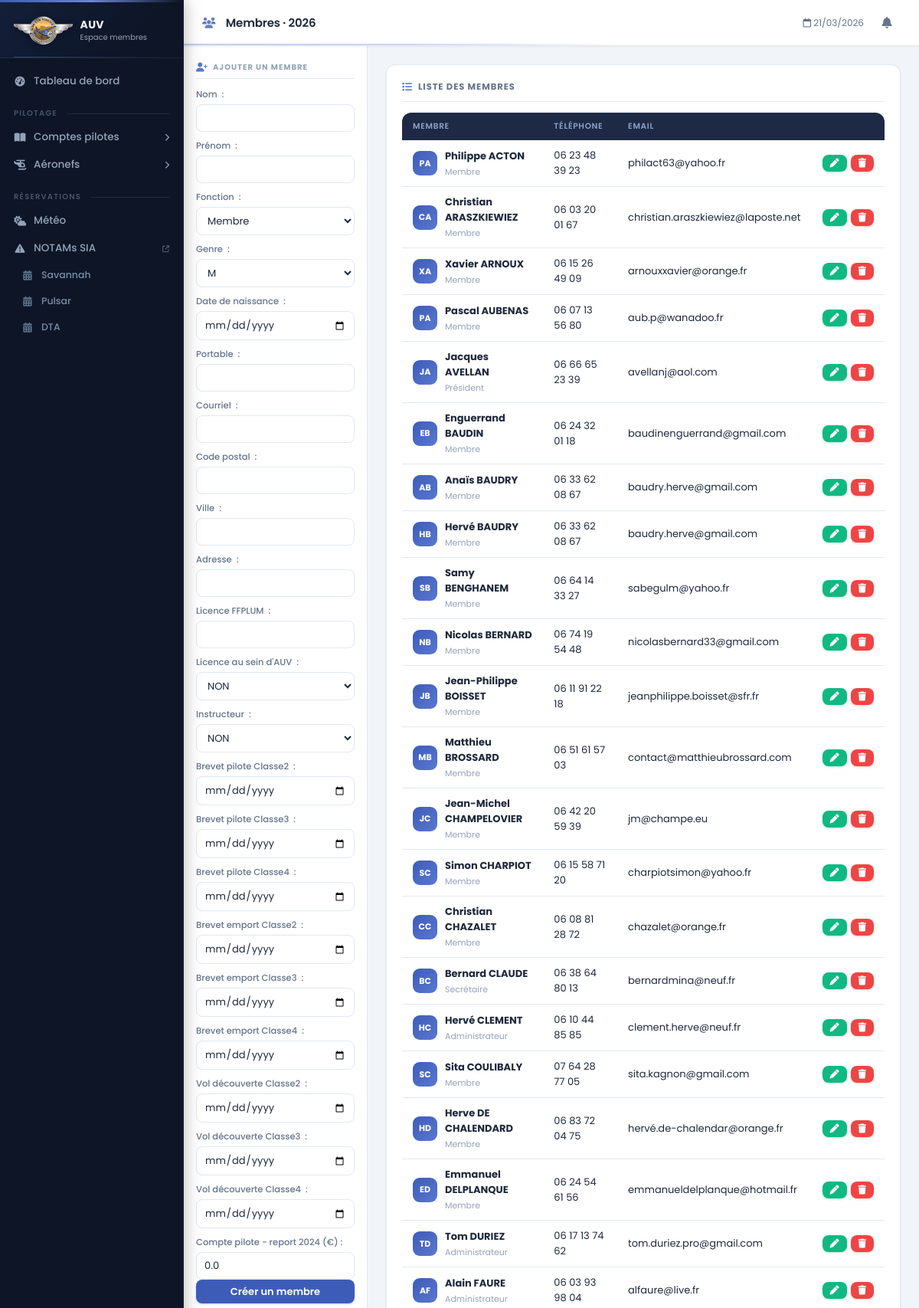
Page /intranetGererMembers (signed in, upper part) on the committed database.
### Intranet/models.py (models this page shows, shortened)
class Aeronef(models.Model):
    def __str__(self):
        text = self.type
        return text
    type = models.CharField(max_length = 20)
    classeULM = models.ForeignKey('ClasseULM',
                                  on_delete=models.CASCADE,
                                  default = 3)
    immatriculation = models.CharField(max_length = 6,
                                       default = 'XXXXX')
    indicatifRadio = models.CharField(max_length = 6,
                                       default = 'F-JXXX')
    limiteAptitudeVol = models.DateField(blank = True,
                            null = True)
    limiteLSA = models.DateField(blank = True,
                            null = True)
    limiteParachute = models.DateField(blank = True,
                            null = True)
    date = models.DateField(blank = True,
                            null = True)
    tarifPilote = models.DecimalField(decimal_places = 2,
                                      max_digits = 5,
                                      default = 00.00)
    tarifElevePilote = models.DecimalField(decimal_places = 2,
                                      max_digits = 5,
                                      default = 00.00)

class Sex(models.Model):
    def __str__(self):
        return self.genre
    genre = models.CharField(max_length = 1,
                             default = 'M')

class Member(models.Model):
    statut = models.ForeignKey('Statut',
                               on_delete=models.CASCADE,
                               default = 5)
    name = models.CharField(max_length = 50)
    vorname = models.CharField(max_length = 50)
    password = models.CharField(max_length = 20,
                                default = '0000')
    genre = models.ForeignKey('Sex',
                               on_delete=models.CASCADE,
                               default = 1)
    birthday = models.DateField(blank = True,
                                null = True)
    phone = models.CharField(max_length = 14,
                             blank=True,
                             null = True)
    email = models.EmailField(max_length = 50,
                              blank=True,
                              null = True)
    zip = models.CharField(max_length = 5,
                           blank=True,
                           null = True)
    city = models.CharField(max_length = 50,
                            blank=True,
                            null = True)
    adress = models.CharField(max_length = 200,
                              blank=True,
                              null = True)
    licenceFFPLUM = models.CharField(max_length = 6,
                                     blank = True,
                                     null = True)
    licenceAUV = models.ForeignKey(OuiNon,
                                on_delete=models.CASCADE,
                                related_name='licenceAUVOuiNon',
                                default = 1)
    brevetInstructeur = models.ForeignKey(OuiNon,
                                on_delete=models.CASCADE,
                                related_name='brevetInstructeurOuiNon',
                                default = 1)
    datePiloteC2 = models.DateField(blank = True,
                                null = True)
    datePiloteC3 = models.DateField(blank = True,
                                null = True)
    datePiloteC4 = models.DateField(blank = True,
                                null = True)
    dateEmportC2 = models.DateField(blank = True,
                                null = True)
    dateEmportC3 = models.DateField(blank = True,
                                null = True)
    dateEmportC4 = models.DateField(blank = True,
                                null = True)
    dateBaptemeC2 = models.DateField(blank = True,
                                null = True)
    dateBaptemeC3 = models.DateField(blank = True,
                                null = True)
    dateBaptemeC4 = models.DateField(blank = True,
                                null = True)
    reportComptePilote2024 = models.DecimalField(decimal_places = 2,
                                                 max_digits = 8,
                                                 default = 00.00)
    produitComptePilote = models.DecimalField(decimal_places = 2,
                                            max_digits = 8,
                                            default = 00.00)
    chargeComptePilote = models.DecimalField(decimal_places = 2,
                                            max_digits = 8,
                                            default = 00.00)
    class Meta:
        ordering = ['name','vorname']

class Statut(models.Model):
    def __str__(self):
        return self.value
    value = models.CharField(max_length = 30)

### Intranet/MenuMembres/views.py (the view)
# urls.py: path('intranetGererMembers', intranetMemberAddShow, name="intranet_Member_Add_Show"),
def intranetMemberAddShow(request):
    loggedMember = getLoggedMemberFromRequest(request)
    if loggedMember:
        templateName = "intranetGererMembers.html"
        context = {'loggedMember' : loggedMember,
                   'current_date_time' : dateTimeParis(),
                   'current_year' : datetime.now().year,
                   'actionBtnName' : 'Créer un membre',
                   'allAeronef' : Aeronef.objects.all(),
            }
        memberAll = Member.objects.all()
        context['memberAll'] = memberAll
        if request.method == 'POST':
            form = memberForm(request.POST)
            if form.is_valid():
                if config.idMember == 0:
                    form.save()
                else:
                    activeMember = Member.objects.get(pk=config.idMember)
                    activeMember.name = request.POST.get('name')
                    activeMember.vorname = request.POST.get('vorname')
                    activeMember.genre=form.cleaned_data['genre']
                    activeMember.birthday=form.cleaned_data['birthday']
                    activeMember.email = request.POST.get('email')
                    activeMember.phone=request.POST.get('phone')
                    activeMember.zip=request.POST.get('zip')
                    activeMember.city=request.POST.get('city')
                    activeMember.adress=request.POST.get('adress')
                    activeMember.licenceFFPLUM=request.POST.get('licenceFFPLUM')
                    activeMember.licenceAUV=form.cleaned_data['licenceAUV']
                    activeMember.instructeur=form.cleaned_data['brevetInstructeur']
                    activeMember.datePiloteC2 = form.cleaned_data['datePiloteC2']
                    activeMember.datePiloteC3 = form.cleaned_data['datePiloteC3']
                    activeMember.datePiloteC4 = form.cleaned_data['datePiloteC4']
                    activeMember.dateEmportC2 = form.cleaned_data['dateEmportC2']
                    activeMember.dateEmportC3 = form.cleaned_data['dateEmportC3']
                    activeMember.dateEmportC4 = form.cleaned_data['dateEmportC4']
                    activeMember.dateBaptemeC2 = form.cleaned_data['dateBaptemeC2']
                    activeMember.dateBaptemeC3 = form.cleaned_data['dateBaptemeC3']
                    activeMember.dateBaptemeC4 = form.cleaned_data['dateBaptemeC4']
                    activeMember.reportComptePilote2024 = request.POST.get('reportComptePilote2024')
                    activeMember.save()
                    config.idMember = 0
                return HttpResponseRedirect(request.path) #Evite de créer le même objet quand on rafraichit la page
        else:
            form = memberForm()
        context["form"] = form
        return render(request, templateName, context)
    else:
        return redirect('/internetAccueil')

### Intranet/context_processors.py (called while the page is built)
def notifications(request):
    if 'loggedMemberId' not in request.session:
        return {}
    from Intranet.models import Member
    try:
        member = Member.objects.get(id=request.session['loggedMemberId'])
        notifs = Notification.objects.filter(recipient=member).order_by('-created_at')[:8]
        unread = Notification.objects.filter(recipient=member, is_read=False).count()
        return {
            'notifications': notifs,
            'notif_count':   unread,
        }
    except Exception:
        return {}

### Intranet/models.py (called while the page is built)
    def __str__(self):
        text = self.value
        return text

### Intranet/views.py (called while the page is built)
def getLoggedMemberFromRequest(request):
    if 'loggedMemberId' in request.session:
        loggedMemberId = request.session['loggedMemberId']
        loggedMember = Member.objects.get(id=loggedMemberId)
        return loggedMember
    return None

### ULMASSO/views.py (called while the page is built)
def dateTimeParis():
    now = datetime.now(tz = ZoneInfo("Europe/Paris"))
    return now.strftime("%d/%m/%Y %H:%M")

### Intranet/templates/intranetGererMembers.html (shortened to what this page needs)
{% extends "baseIntranet.html" %}
{% block bodyId %}intranetGererMembresPage{% endblock %}
{% block titrePage %}
    <i class="fa-solid fa-users"></i> Membres · {{ current_year }}
{% endblock %}
{% block asideContent %}
    <h3><i class="fa-solid fa-user-plus"></i> Ajouter un membre</h3>
    <form action="{% url 'intranet_Member_Add_Show' %}" method="post">
        {{ form.as_p }}
        <p><input type="submit" value="{{ actionBtnName }}" class="BtnSubmit"></p>
    </form>
{% endblock %}
{% block mainContent %}
<div class="card-section">
    <h3><i class="fa-solid fa-list"></i> Liste des membres</h3>
    {% if memberAll %}
    <table>
        <thead>
            <tr>
                <th>Membre</th>
                <th>Téléphone</th>
                <th>Email</th>
                <th></th>
            </tr>
        </thead>
        <tbody>
            {% for member in memberAll %}
            <tr>
                <td>
                    <div style="display:flex;align-items:center;gap:10px">
                        <div class="member-avatar-sm">{{ member.vorname|slice:":1" }}{{ member.name|slice:":1" }}</div>
                        <div>
                            <strong>{{ member.vorname }} {{ member.name }}</strong>
                            <span class="table-sub">{{ member.statut }}</span>
                        </div>
                    </div>
                </td>
                <td>{{ member.phone|default:"—" }}</td>
                <td>{{ member.email|default:"—" }}</td>
                <td>
                    <div style="display:flex;gap:5px;justify-content:flex-end">
                        <form action="{% url 'intranet_Member_Modify' member.id %}" method="POST">
                            <button type="submit" class="btn btn-sm BtnModify">
                                <i class="fa-solid fa-pen"></i>
                            </button>
                        </form>
                        <form action="{% url 'intranet_Member_Delete' member.id %}" method="POST">
                            <button type="submit" class="btn btn-sm BtnDelete">
                                <i class="fa-solid fa-trash"></i>
                            </button>
                        </form>
                    </div>
                </td>
            </tr>
            {% endfor %}
        </tbody>
    </table>
    {% else %}
    <div class="empty-state">
        <i class="fa-solid fa-users-slash"></i>
        <p>Aucun membre enregistré</p>
    </div>
    {% endif %}
</div>
{% endblock %}

### Intranet/templates/baseIntranet.html (shortened to what this page needs)
<!DOCTYPE html>
<html lang="fr">
<head>
    <link rel="stylesheet" href="https://cdnjs.cloudflare.com/ajax/libs/font-awesome/6.5.0/css/all.min.css">
    <link rel="stylesheet" type="text/css" href="static/css/styleIntranet.css">
    <link rel="stylesheet" type="text/css" href="static/css/styleMenuPrincipal.css">
</head>
<body id="{% block bodyId %}page{% endblock %}">
<nav id="sidebar">
    <div class="sb-logo">
        <img src="static/res/icones/logo.png" alt="AUV">
        <div>
            <div class="sb-logo-text">AUV</div>
            <div class="sb-logo-sub">Espace membres</div>
        </div>
    </div>
    <div class="sb-nav">
        <a href="intranetAccueil" class="sb-item">
            <i class="fa-solid fa-gauge-high"></i>
            Tableau de bord
        </a>
        <div class="sb-section-label">Pilotage</div>
        <details class="sb-group">
            <summary class="sb-item">
                <i class="fa-solid fa-book-open"></i>
                Comptes pilotes
                <i class="fa-solid fa-chevron-right sb-chevron"></i>
            </summary>
        </details>
        <details class="sb-group">
            <summary class="sb-item">
                <i class="fa-solid fa-helicopter"></i>
                Aéronefs
                <i class="fa-solid fa-chevron-right sb-chevron"></i>
            </summary>
        </details>
        <div class="sb-section-label">Réservations</div>
        <a href="intranetWeather" class="sb-item">
            <i class="fa-solid fa-cloud-sun"></i>
            Météo
        </a>
        <a href="https://www.sia.aviation-civile.gouv.fr/documents/supaip/notam.php" target="_blank" class="sb-item">
            <i class="fa-solid fa-triangle-exclamation"></i>
            NOTAMs SIA
            <i class="fa-solid fa-external-link" style="font-size:9px;margin-left:auto;opacity:.5"></i>
        </a>
        {% for aeronef in allAeronef %}
        <a href="{% url 'intranet_Reservation_Calendrier' aeronef %}" class="sb-item sb-item-cal">
            <i class="fa-solid fa-calendar-days"></i>
            {{ aeronef.type }}
        </a>
        {% endfor %}
    </div>
</nav>
<div id="appMain">
    <header id="topBar">
        <div class="tb-title">
            {% block titrePage %}{% endblock %}
        </div>
        <div class="tb-right">
            <span style="font-size:12px;color:#64748b" id="tb-date">
                <i class="fa-regular fa-calendar"></i>
                {{ current_date_time|slice:":10" }}
            </span>
            <div style="position:relative">
                <button class="notif-btn" id="notifBtn" onclick="toggleNotif()">
                    <i class="fa-solid fa-bell"></i>
                </button>
            </div>
        </div>
    </header>
    <div id="contentArea">
        <aside id="asideContent">
            {% block asideContent %}{% endblock %}
        </aside>
        <main id="mainContent">
            {% block mainContent %}{% endblock %}
        </main>
    </div>
</div>
</body>
</html>

### rows in the picture
Aeronef: type "Savannah"
Aeronef: type "Pulsar"
Aeronef: type "DTA"
Sex: genre "M"
Member: vorname "P", name "A", vorname "Philippe", name "ACTON", statut "Membre", phone "06 23 48 39 23", email "philact63@yahoo.fr"
Member: vorname "C", name "A", vorname "Christian", name "ARASZKIEWIEZ", statut "Membre", phone "06 03 20 01 67", email "christian.araszkiewiez@laposte.net"
Member: vorname "X", name "A", vorname "Xavier", name "ARNOUX", statut "Membre", phone "06 15 26 49 09", email "arnouxxavier@orange.fr"
Member: vorname "P", name "A", vorname "Pascal", name "AUBENAS", statut "Membre", phone "06 07 13 56 80", email "aub.p@wanadoo.fr"
Member: vorname "J", name "A", vorname "Jacques", name "AVELLAN", statut "Président", phone "06 66 65 23 39", email "avellanj@aol.com"
Member: vorname "E", name "B", vorname "Enguerrand", name "BAUDIN", statut "Membre", phone "06 24 32 01 18", email "baudinenguerrand@gmail.com"
Member: vorname "A", name "B", vorname "Anaïs", name "BAUDRY", statut "Membre", phone "06 33 62 08 67", email "baudry.herve@gmail.com"
Member: vorname "H", name "B", vorname "Hervé", name "BAUDRY", statut "Membre", phone "06 33 62 08 67", email "baudry.herve@gmail.com"
Member: vorname "S", name "B", vorname "Samy", name "BENGHANEM", statut "Membre", phone "06 64 14 33 27", email "sabegulm@yahoo.fr"
Member: vorname "N", name "B", vorname "Nicolas", name "BERNARD", statut "Membre", phone "06 74 19 54 48", email "nicolasbernard33@gmail.com"
Member: vorname "J", name "B", vorname "Jean-Philippe", name "BOISSET", statut "Membre", phone "06 11 91 22 18", email "jeanphilippe.boisset@sfr.fr"
Member: vorname "M", name "B", vorname "Matthieu", name "BROSSARD", statut "Membre", phone "06 51 61 57 03", email "contact@matthieubrossard.com"
Member: vorname "J", name "C", vorname "Jean-Michel", name "CHAMPELOVIER", statut "Membre", phone "06 42 20 59 39", email "jm@champe.eu"
Member: vorname "S", name "C", vorname "Simon", name "CHARPIOT", statut "Membre", phone "06 15 58 71 20", email "charpiotsimon@yahoo.fr"
Member: vorname "C", name "C", vorname "Christian", name "CHAZALET", statut "Membre", phone "06 08 81 28 72", email "chazalet@orange.fr"
Member: vorname "B", name "C", vorname "Bernard", name "CLAUDE", statut "Secrétaire", phone "06 38 64 80 13", email "bernardmina@neuf.fr"
Member: vorname "H", name "C", vorname "Hervé", name "CLEMENT", statut "Administrateur", phone "06 10 44 85 85", email "clement.herve@neuf.fr"
Member: vorname "S", name "C", vorname "Sita", name "COULIBALY", statut "Membre", phone "07 64 28 77 05", email "sita.kagnon@gmail.com"
Member: vorname "H", name "D", vorname "Herve", name "DE CHALENDARD", statut "Membre", phone "06 83 72 04 75", email "hervé.de-chalendar@orange.fr"
Member: vorname "E", name "D", vorname "Emmanuel", name "DELPLANQUE", statut "Membre", phone "06 24 54 61 56", email "emmanueldelplanque@hotmail.fr"
Member: vorname "T", name "D", vorname "Tom", name "DURIEZ", statut "Administrateur", phone "06 17 13 74 62", email "tom.duriez.pro@gmail.com"
Member: vorname "A", name "F", vorname "Alain", name "FAURE", statut "Administrateur", phone "06 03 93 98 04", email "alfaure@live.fr"

### other values in the picture
{{ current_date_time|slice:":10" }} "21/03/2026"
